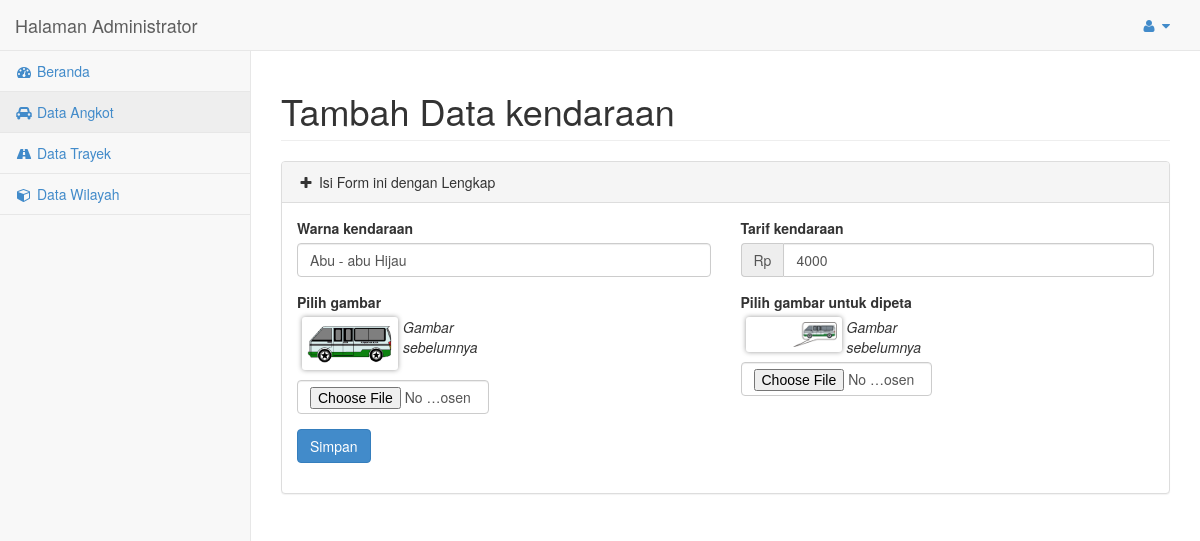
Screenshot of /admin/?m2&ubah=ang00005 (signed in) with the database file from the repository.
### tables this page shows
CREATE TABLE `kendaraan` (
  `kd_kendaraan` varchar(10) NOT NULL,
  `warna` varchar(20) NOT NULL,
  `tarif` int(11) NOT NULL,
  `gambar` varchar(50) NOT NULL
);

### admin/pages/_ubahangkot.php (the view, shortened to what this page needs)
<?php
if (empty($_GET["ubah"])){
	echo "<script>javascript:history.back()</script>";
}else{
	$kda=$_GET["ubah"];
	$q=mysqli_query($connection,"select * from kendaraan where kd_kendaraan='$kda'");
	$d=mysqli_fetch_array($q);
}
?>
<div id="page-wrapper">
    <div class="row">
        <div class="col-lg-12">
            <h1 class="page-header">Tambah Data kendaraan</h1>
        </div>
    </div>
	<div class="row">
        <div class="col-lg-12">
            <div class="panel panel-default">
                <div class="panel-heading"><i class="fa fa-plus fa-fw"></i> Isi Form ini dengan Lengkap</div>
                    <div class="panel-body">
						<form action="proses/ubah_kendaraan.php?kda=<?php echo $d["kd_kendaraan"]?>" method="post" enctype="multipart/form-data">
							<div class="form-group">
							  <div class="row">
							    <div class="col-md-6">
								  <label>Warna kendaraan</label>
								  <input type="text" name="warna" class="form-control" value="<?php echo $d["warna"]?>" required placeholder="Warna kendaraan..">
								</div>
								<div class="col-md-6">
								  <label>Tarif kendaraan</label>
								  <div class="input-group">
									<span class="input-group-addon">Rp</span>
									<input type="text" name="tarif" class="form-control" onkeyup="toRp(this)" value="<?php echo $d["tarif"]?>" required placeholder="Tarif..">
								  </div>
								</div>
							  </div>
							</div>
							<div class="form-group">
							  <div class="row">
							    <div class="col-md-6">
								  <label>Pilih gambar</label>
								  <div class="row"><div class="col-md-6">
									<img src="../images/<?php echo $d["gambar"]?>" width="96px" align="left" style="padding: 5px;box-shadow: 0 0 5px 0px #999;border-radius: 3px; margin: 0 5px 10px 5px;"> <i>Gambar sebelumnya</i>
									<input type="file" name="gmb" class="form-control" onchange="bacaGambar(this)">
								  </div>
								  <div class="col-md-6">
								  </div></div>
								</div>
								<div class="col-md-6">
								  <label>Pilih gambar untuk dipeta</label>
								  <div class="row"><div class="col-md-6">
									<img src="../images/balon/<?php echo $d["gambar"]?>" width="96px" align="left" style="padding: 5px;box-shadow: 0 0 5px 0px #999;border-radius: 3px; margin: 0 5px 10px 5px;"> <i>Gambar sebelumnya</i>
									<input type="file" name="gmb2" class="form-control" onchange="bacaGambar2(this)">
								  </div>
								  <div class="col-md-6">
								  </div></div>
								</div>
							  </div>
							</div>
							<div class="form-group">
								<button class="btn btn-primary" type="submit">Simpan</button>
							</div>
						</form>
					</div>
				</div>
			</div>
		</div>
	</div>
</div>

### admin/css/sb-admin-2.css (style rules this page uses)
body { background-color: #f8f8f8; }
#page-wrapper { padding: 0 15px; min-height: 568px; background-color: #fff; }
@media (min-width:768px) { #page-wrapper { position: inherit; margin: 0 0 0 250px; padding: 0 30px; border-left: 1px solid #e7e7e7; } }

### rows the page displays
kendaraan: warna "Abu - abu Hijau", tarif "4000", gambar (picture)
